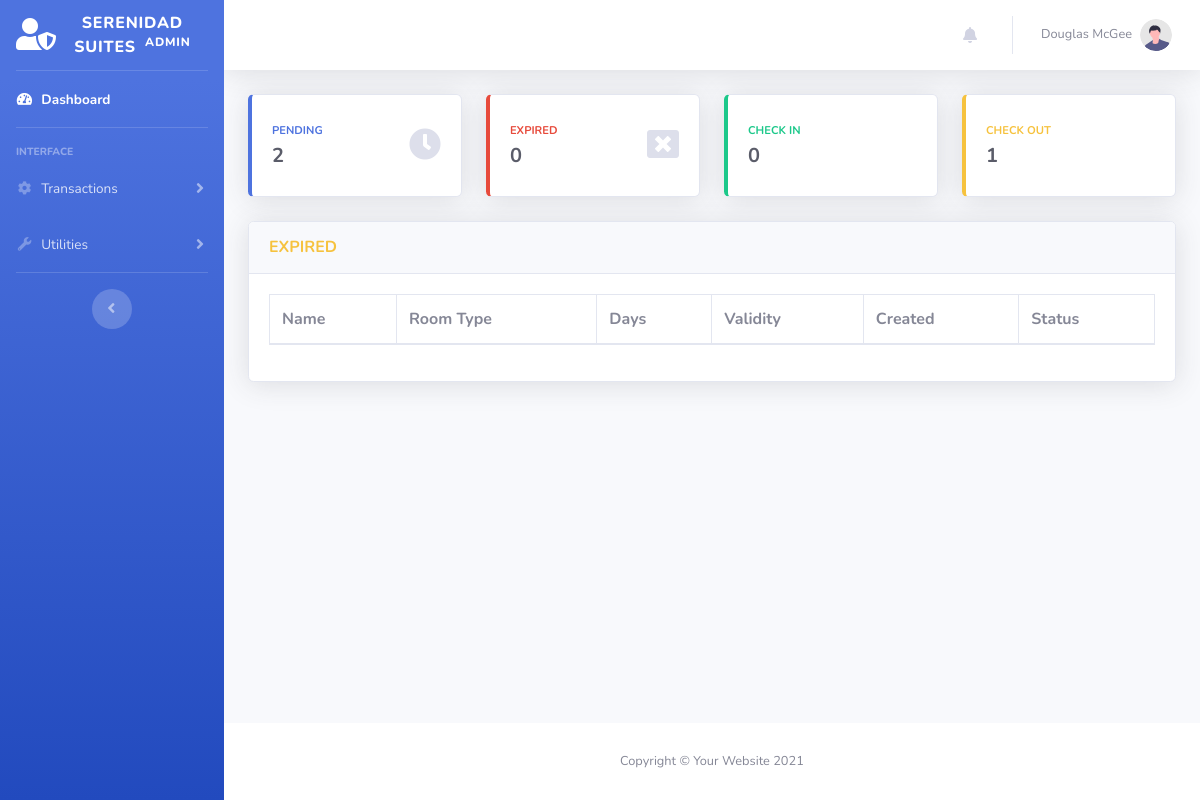
Before: /reservation-expired.php with the older database file.
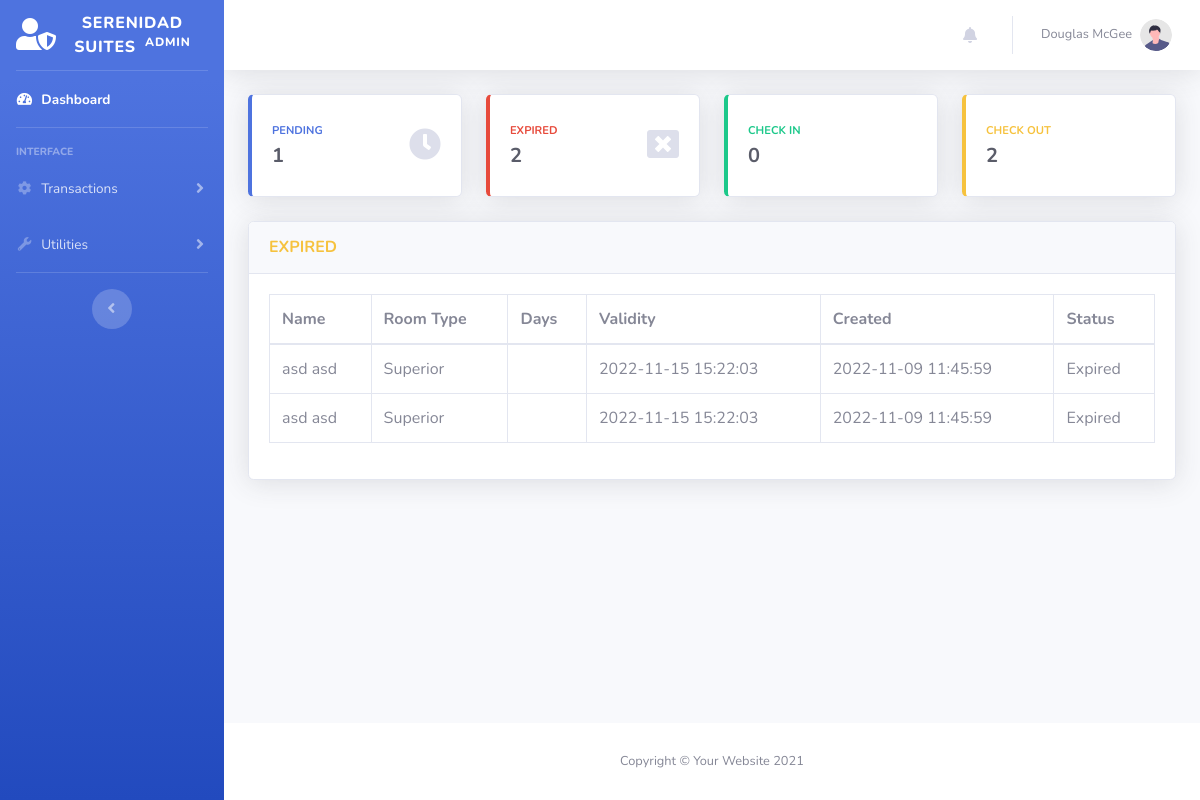
After: the same page with the newer database file.
### tables this page shows
CREATE TABLE `transactions` (
  `id` int NOT NULL,
  `guest_id` int NOT NULL,
  `room_id` int NOT NULL,
  `room_no` int DEFAULT NULL,
  `extra_bed` tinyint NOT NULL DEFAULT '0',
  `status` varchar(50) DEFAULT NULL,
  `days` int DEFAULT NULL,
  `checkin` varchar(50) DEFAULT NULL,
  `checkin_time` varchar(50) DEFAULT NULL,
  `checkout` varchar(50) DEFAULT NULL,
  `checkout_time` varchar(50) DEFAULT NULL,
  `bill` varchar(50) DEFAULT NULL,
  `valid_until` varchar(50) DEFAULT NULL,
  `is_unread` tinyint(1) NOT NULL DEFAULT '1',
  `created_at` datetime DEFAULT NULL,
  `updated_at` datetime DEFAULT NULL
);

CREATE TABLE `guest` (
  `id` int NOT NULL,
  `firstname` varchar(50) NOT NULL,
  `middlename` varchar(30) NOT NULL,
  `lastname` varchar(40) NOT NULL,
  `address` varchar(50) NOT NULL,
  `contactno` varchar(13) NOT NULL,
  `created_at` datetime DEFAULT NULL,
  `updated_at` datetime DEFAULT NULL
);

CREATE TABLE `room` (
  `id` int NOT NULL,
  `room_type` varchar(50) NOT NULL,
  `price` varchar(11) NOT NULL,
  `photo` varchar(100) NOT NULL
);

### models/Model.php (called while the page is built, shortened)
<?php
class Model
{
    protected $host = "localhost";
    protected $database = "db_hor";
    protected $username = "root";
    protected $password = "admin";
    protected $pdo;
    protected $stmt;
    public function connect(){
        try {
            $this->pdo = new PDO("mysql:host={$this->host};dbname={$this->database};charset=utf8","{$this->username}","{$this->password}");
            $this->pdo->setAttribute(PDO::ATTR_ERRMODE, PDO::ERRMODE_EXCEPTION);
            $this->pdo->setAttribute(PDO::ATTR_DEFAULT_FETCH_MODE, PDO::FETCH_ASSOC);
        } catch (PDOException $e) {
            echo $e->getMessage();
        }
    }
    public function setQuery($qry){
        $this->qry = $qry;
        $this->stmt = $this->pdo->query($this->qry);
        return $this;
    }
    public function getAll(){
        try {
            return $this->stmt->fetchAll();
        } catch (PDOException $e) {
            return $e->getMessage();
        }
    }
    public function getFirst(){
        try {
            $data =  $this->stmt->fetch();
            return (object) $data;
        } catch (PDOException $e) {
            return $e->getMessage();
        }
    }
}

### models/Transaction.php (called while the page is built, shortened)
<?php
Class Transaction extends Model {
    public function getExpiredTransactions(){
        return $this->setQuery("SELECT
                                A.*,
                                B.firstname,
                                B.middlename,
                                B.lastname,
                                B.address,
                                B.contactno,
                                C.room_type,
                                C.price,
                                C.photo
                                FROM `transactions` as A
                                LEFT JOIN `guest` as B
                                ON A.guest_id = B.id
                                LEFT JOIN `room` as C
                                ON A.room_id = C.id
                                WHERE A.status = 'Expired'
                                ORDER BY A.created_at DESC
                                ")
                                ->getAll();
    }
}

### reservation-expired.php (the view, shortened to what this page needs)
<?php
$connection = new Transaction();
$EXPIRED = $connection->getExpiredTransactions();
?>
<?php include('includes/header.php') ?>
<body id="page-top">
    <div id="wrapper">
        <?php include('includes/sidebar.php') ?>
        <div id="content-wrapper" class="d-flex flex-column">
            <div id="content">
                    <?php include('includes/topbar.php') ?>
                <div class="container-fluid">
                    <div class="row">
                        <?php include('includes/count-cards.php') ?>
                    </div>
                    <div class="card shadow mb-4">
                        <div class="card-header py-3">
                            <h6 class="m-0 font-weight-bold text-warning">EXPIRED </h6>
                        </div>
                        <div class="card-body">
                            <div class="table-responsive">
                                <table class="table table-bordered" id="dataTable" width="100%" cellspacing="0">
                                <thead>
                                    <tr>
                                        <th>Name</th>
                                        <th>Room Type</th>
                                        <th>Days</th>
                                        <th>Validity</th>
                                        <th>Created</th>
                                        <th>Status</th>
                                    </tr>
                                </thead>
                                <tbody>
                                    <?php
                                        foreach ($EXPIRED as $key => $value) {
                                    ?>
                                    <tr>
                                        <td><?= $value['firstname']." ".$value['lastname']?></td>
                                        <td><?= $value['room_type']?></td>
                                        <td><?= $value['days']?></td>
                                        <td><?= $value['valid_until']?></td>
                                        <td><?= $value['created_at']?></td>
                                        <td><?= $value['status']?></td>
                                    </tr>
                                    <?php
                                        }
                                    ?>
                                </tbody>
                            </table>
                            </div>
                        </div>
                    </div>
                </div>
            </div>
            <?php include('includes/footer.php') ?>
        </div>
    </div>
</body>
</html>

### includes/header.php (shortened to what this page needs)
<!DOCTYPE html>
<php lang="en">
<head>
    <link href="vendor/fontawesome-free/css/all.min.css" rel="stylesheet" type="text/css">
    <link href="css/sb-admin-2.min.css" rel="stylesheet">
    <link href="vendor/datatables/dataTables.bootstrap4.min.css" rel="stylesheet">
</head>

### includes/sidebar.php (shortened to what this page needs)
<ul class="navbar-nav bg-gradient-primary sidebar sidebar-dark accordion" id="accordionSidebar">
    <a class="sidebar-brand d-flex align-items-center justify-content-center" href="index.php">
        <div class="sidebar-brand-icon ">
            <i class="fas fa-user-shield"></i>
        </div>
        <div class="sidebar-brand-text mx-3">Serenidad Suites <sup class="ml-1">Admin</sup></div>
    </a>
    <hr class="sidebar-divider my-0">
    <li class="nav-item active">
        <a class="nav-link" href="index.php">
            <i class="fas fa-fw fa-tachometer-alt"></i>
            <span>Dashboard</span></a>
    </li>
    <hr class="sidebar-divider">
    <div class="sidebar-heading">
        Interface
    </div>
    <li class="nav-item">
        <a class="nav-link collapsed" href="#" data-toggle="collapse" data-target="#collapseTwo"
            aria-expanded="true" aria-controls="collapseTwo">
            <i class="fas fa-fw fa-cog"></i>
            <span> Transactions </span>
        </a>
    </li>
    <li class="nav-item">
        <a class="nav-link collapsed" href="#" data-toggle="collapse" data-target="#collapseUtilities"
            aria-expanded="true" aria-controls="collapseUtilities">
            <i class="fas fa-fw fa-wrench"></i>
            <span>Utilities</span>
        </a>
    </li>
    <hr class="sidebar-divider d-none d-md-block">
    <div class="text-center d-none d-md-inline">
        <button class="rounded-circle border-0" id="sidebarToggle"></button>
    </div>
</ul>

### includes/topbar.php (shortened to what this page needs)
<nav class="navbar navbar-expand navbar-light bg-white topbar mb-4 static-top shadow">
    <ul class="navbar-nav ml-auto">
        <li class="nav-item dropdown no-arrow mx-1" >
            <a class="nav-link dropdown-toggle" href="#" id="alertsDropdown" role="button"
                data-toggle="dropdown" aria-haspopup="true" aria-expanded="false" onlick="test">
                <i class="fas fa-bell fa-fw"></i>
            </a>
        </li>
        <li class="nav-item dropdown no-arrow">
            <a class="nav-link dropdown-toggle" href="#" id="userDropdown" role="button"
                data-toggle="dropdown" aria-haspopup="true" aria-expanded="false">
                <span class="mr-2 d-none d-lg-inline text-gray-600 small">Douglas McGee</span>
                <img class="img-profile rounded-circle"
                    src="img/undraw_profile.svg">
            </a>
        </li>
    </ul>
</nav>

### includes/count-cards.php (shortened to what this page needs)
<?php
$connection = new Transaction();
$pendingCount = $connection->setQuery("SELECT Count(id) AS count FROM `transactions`   WHERE `status` LIKE 'Pending'")->getFirst();
$expiredCount = $connection->setQuery("SELECT Count(id) AS count FROM `transactions`   WHERE `status` LIKE 'Expired'")->getFirst();
$checkinCount = $connection->setQuery("SELECT Count(id) AS count FROM `transactions`   WHERE `status` LIKE 'Check In'")->getFirst();
$checkoutCount = $connection->setQuery("SELECT Count(id) AS count FROM `transactions`   WHERE `status` LIKE 'Check Out'")->getFirst();
?>
<div class="col-xl-3 col-md-6 mb-4">
    <div class="card border-left-primary shadow h-100 py-2">
        <div class="card-body">
            <div class="row no-gutters align-items-center">
                <div class="col mr-2">
                    <div class="text-xs font-weight-bold text-primary text-uppercase mb-1">
                        PENDING</div>
                    <div class="h5 mb-0 font-weight-bold text-gray-800"> <?= $pendingCount->count ?> </div>
                </div>
                <div class="col-auto">
                    <i class="fas fa-clock fa-2x text-gray-300"></i>
                </div>
            </div>
        </div>
    </div>
</div>
<div class="col-xl-3 col-md-6 mb-4">
    <div class="card border-left-danger shadow h-100 py-2">
        <div class="card-body">
            <div class="row no-gutters align-items-center">
                <div class="col mr-2">
                    <div class="text-xs font-weight-bold text-danger text-uppercase mb-1">
                        EXPIRED</div>
                    <div class="h5 mb-0 font-weight-bold text-gray-800"> <?= $expiredCount->count ?> </div>
                </div>
                <div class="col-auto">
                    <i class="fas fa-window-close fa-2x text-gray-300"></i>
                </div>
            </div>
        </div>
    </div>
</div>
<div class="col-xl-3 col-md-6 mb-4">
    <div class="card border-left-success shadow h-100 py-2">
        <div class="card-body">
            <div class="row no-gutters align-items-center">
                <div class="col mr-2">
                    <div class="text-xs font-weight-bold text-success text-uppercase mb-1">
                        CHECK IN</div>
                    <div class="h5 mb-0 font-weight-bold text-gray-800"> <?= $checkinCount->count ?> </div>
                </div>
            </div>
        </div>
    </div>
</div>
<div class="col-xl-3 col-md-6 mb-4">
    <div class="card border-left-warning shadow h-100 py-2">
        <div class="card-body">
            <div class="row no-gutters align-items-center">
                <div class="col mr-2">
                    <div class="text-xs font-weight-bold text-warning text-uppercase mb-1">
                        CHECK OUT</div>
                    <div class="h5 mb-0 font-weight-bold text-gray-800"> <?= $checkoutCount->count ?> </div>
                </div>
            </div>
        </div>
    </div>
</div>

### includes/footer.php
<footer class="sticky-footer bg-white">
    <div class="container my-auto">
        <div class="copyright text-center my-auto">
            <span>Copyright &copy; Your Website 2021</span>
        </div>
    </div>
</footer>

Changed rows visible on the page:
now on this page (row edited): transactions: guest.firstname "asd", guest.lastname "asd", room.room_type "Superior", valid_until "2022-11-15 15:22:03", created_at "2022-11-09 11:45:59", status "Expired"
added transactions: guest.firstname "asd", guest.lastname "asd", room.room_type "Superior", valid_until "2022-11-15 15:22:03", created_at "2022-11-09 11:45:59", status "Expired"
Other visible differences:
$pendingCount->count: "2" → "1"
$expiredCount->count: "0" → "2"
$checkoutCount->count: "1" → "2"
